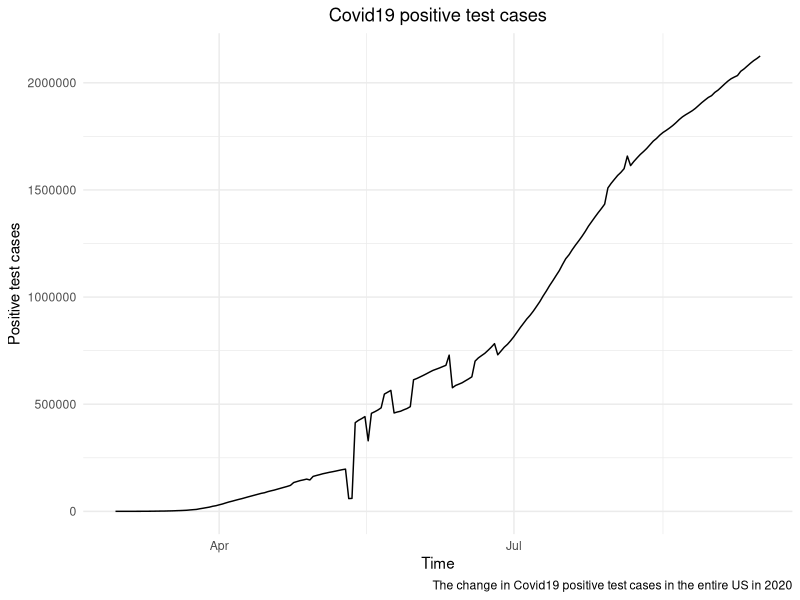
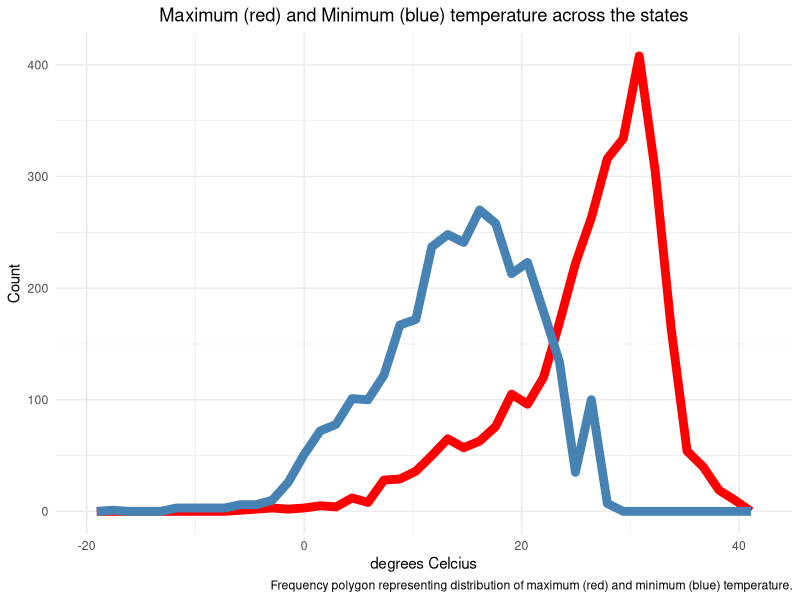
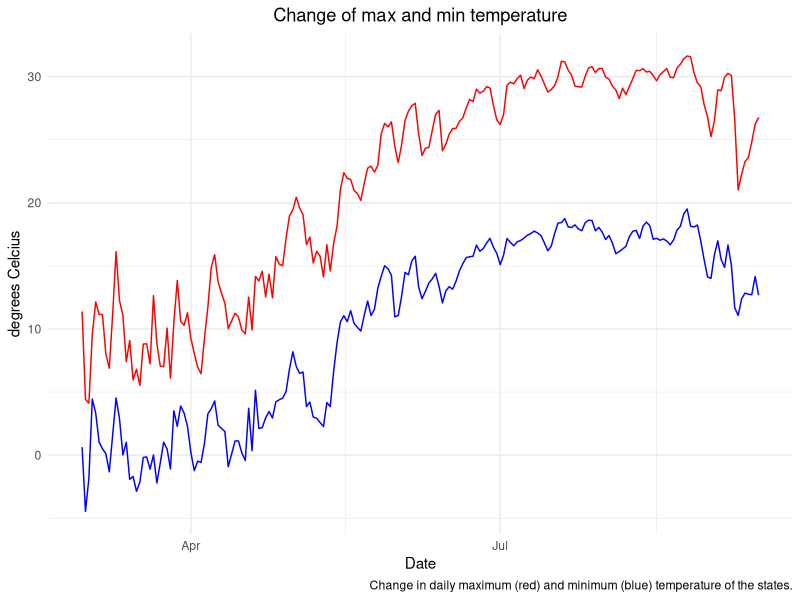
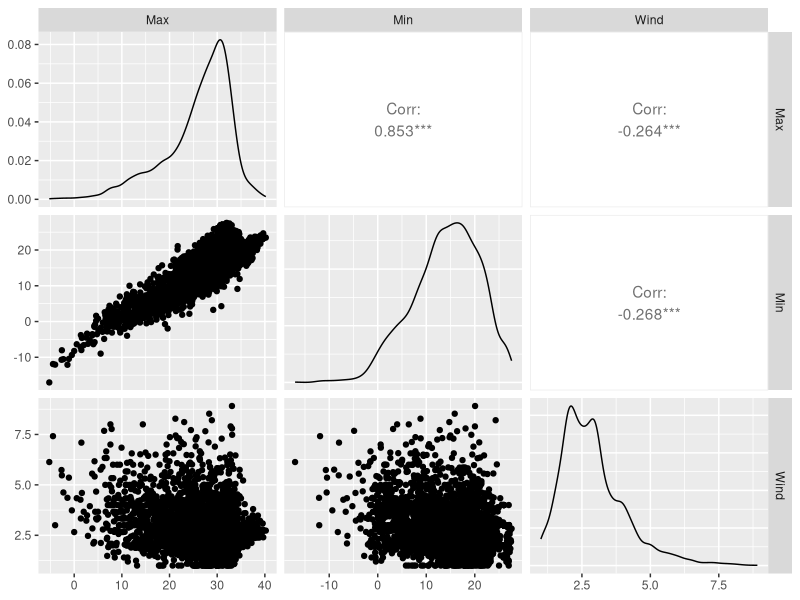
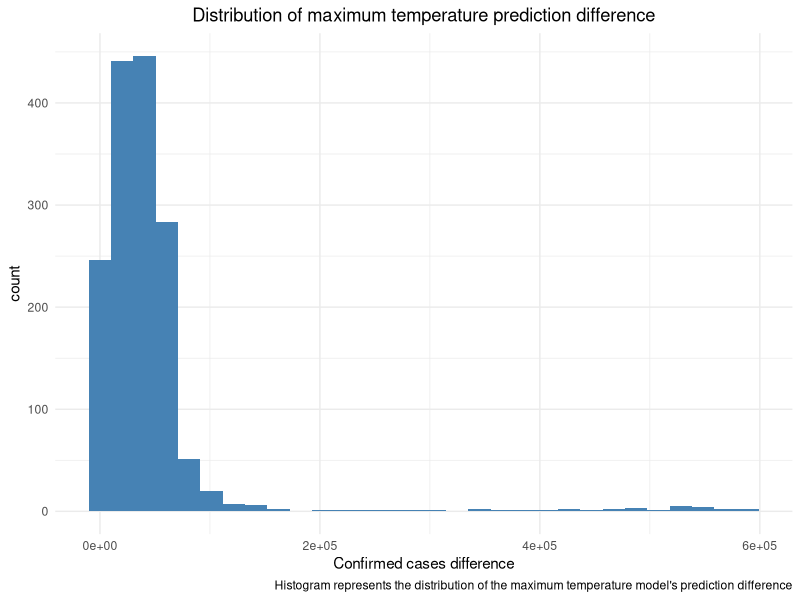
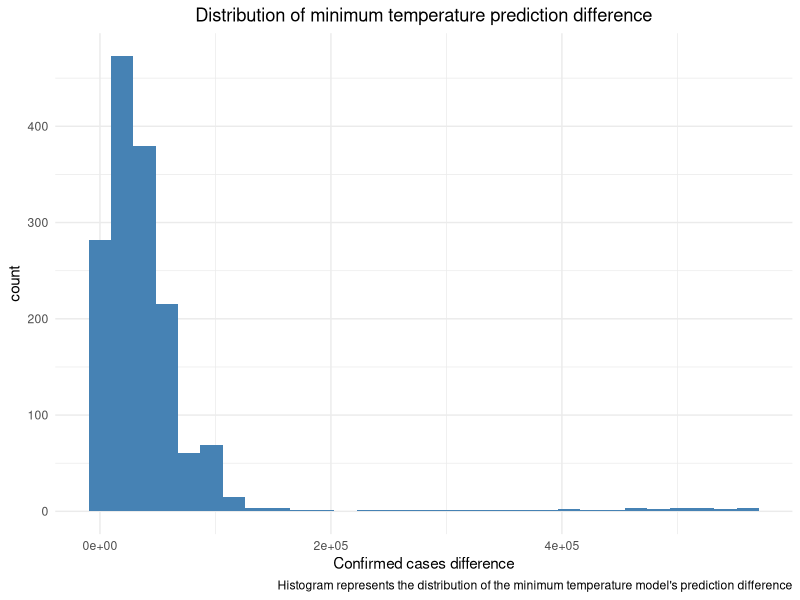
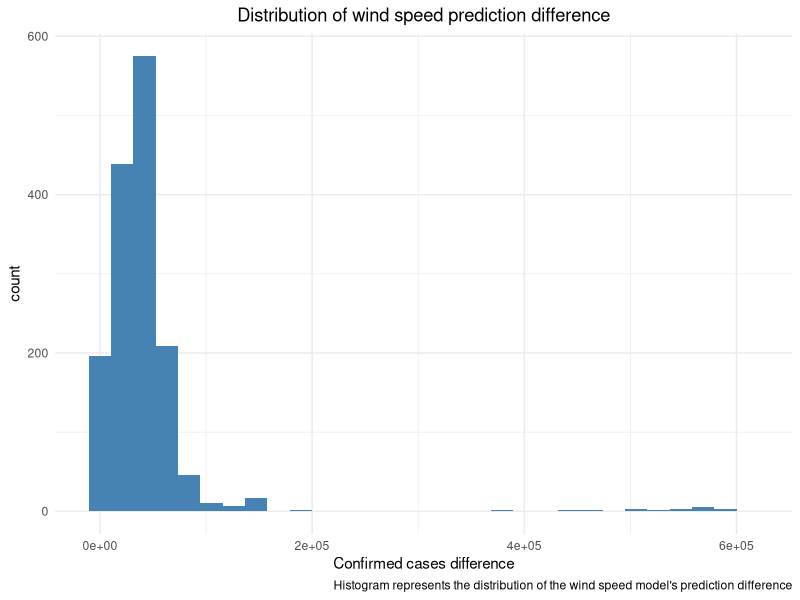

These charts were generated, in order, by the following R code:
## ---- chunk 1
library(tidyverse)
library(knitr)
library(GGally)
library(stringi)
## ---- chunk 2
Covid19Data <- read.csv('Covid-19-All-State-History.csv')
maxTempData <- read.csv('./csv/tMax_US.csv')
minTempData <- read.csv('./csv/tMin_US.csv')
windData <- read.csv('./csv/wind_US.csv')
stateData <- read.csv('./csv/states.csv')
## ---- chunk 3
Covid19Data <- Covid19Data %>%
  
  # Select the wanted variables:
  select(date, state, positiveCasesViral, totalTestsPeopleViral) %>%
  
  # Remove incomplete observations:
  na.omit()
  
# Aggregate monthly sum positive case of each state:
SumPositiveCase <- aggregate(Covid19Data$positiveCasesViral, by=list(state=Covid19Data$state, date = Covid19Data$date), FUN=sum) %>% rename(positiveCaseViral = x)

# Aggregate monthly sum tests of each state:
SumTests <- aggregate(Covid19Data$totalTestsPeopleViral, by=list(state=Covid19Data$state, date = Covid19Data$date), FUN=sum) %>% rename(totalTestsPeopleViral = x)

# Merge the two together:
Covid19SumData <- merge(SumPositiveCase, SumTests, by=c("state", "date"))


kable(head(Covid19SumData, n=20))
## ---- chunk 4
# Calculate the mean maximum daily temperature.
maxTempbyProv <- aggregate(maxTempData[12:269] , by=list(province=maxTempData$Province_State), FUN=mean)


# Select just the state and the mean maximum daily temperature of states.
maxTempbyProv <- maxTempbyProv %>% select(province, starts_with("X"))

# Define function to transpose a state's daily temperature data.
transposeMaxState <- function(stateName){
  df <- maxTempbyProv %>% filter(province == as.character(stateName)) %>%
    select(starts_with("X")) %>%
    t() %>%
    as.data.frame()
  df <- df %>% 
    mutate(unformatedDate = substr(rownames(df), start=2, stop=8)) %>% 
    mutate(province = stateName) %>% rename(Max = V1) %>% 
    mutate(date = as.Date.character(unformatedDate, format="%m.%d.%y")) %>%
    select(!unformatedDate)
  return(df)
}

# Define function to bind all the transposed data.
bindStates <- function(){
  bindDf <- data.frame()
  for (state in maxTempbyProv$province){
    tempDf <- transposeMaxState(state)
    bindDf <- rbind(bindDf, tempDf)
  }
  return(bindDf)
}

# Transposed maximum temperature data
maxTempbyProvTransposed <- bindStates()

#Display the first 10 value of the new data set.
kable(head(maxTempbyProvTransposed, n=20))
## ---- chunk 5
#Calculate the mean minimum daily temperature of a state.
minTempbyProv <- aggregate(minTempData[12:269] , by=list(province=minTempData$Province_State), FUN=mean)

# Select just the state and the mean maximum daily temperature of states.
minTempbyProv <- minTempbyProv %>% select(province, starts_with("X"))

# Define function to transpose a state's temperature per month data.
transposeMinState <- function(stateName){
  df <- minTempbyProv %>% filter(province == as.character(stateName)) %>%
    select(starts_with("X")) %>%
    t() %>%
    as.data.frame()
  df <- df %>% 
    mutate(unformatedDate = substr(rownames(df), start=2, stop=8)) %>% 
    mutate(province = stateName) %>% rename(Min = V1) %>% 
    mutate(date = as.Date.character(unformatedDate, format="%m.%d.%y")) %>%
    select(!unformatedDate)
  return(df)
}

# Define function to bind all the transposed data.
bindStates <- function(){
  bindDf <- data.frame()
  for (state in minTempbyProv$province){
    tempDf <- transposeMinState(state)
    bindDf <- rbind(bindDf, tempDf)
  }
  return(bindDf)
}

# Transposed maximum temperature data
minTempbyProvTransposed <- bindStates()

#Display the first 10 value of the new data set.
kable(head(minTempbyProvTransposed, n=20))
## ---- chunk 6
#Filter out invalid values:
windDataFiltered <- windData %>% filter_at(vars(starts_with("X")), all_vars(. > 0))

#Calculate the mean minimum daily wind speed of a state.
windByProv <- aggregate(windDataFiltered[12:269] , by=list(province=windDataFiltered$Province_State), FUN=mean)

# Select just the state and the mean maximum daily wind speed of states.
windByProv <- windByProv %>% select(province, starts_with("X"))

# Define function to transpose a state's temperature per month data.
transposeWinState <- function(stateName){
  df <- windByProv %>% filter(province == as.character(stateName)) %>%
    select(starts_with("X")) %>%
    t() %>%
    as.data.frame()
  df <- df %>% 
    mutate(unformatedDate = substr(rownames(df), start=2, stop=8)) %>% 
    mutate(province = stateName) %>% rename(Wind = V1) %>% 
    mutate(date = as.Date.character(unformatedDate, format="%m.%d.%y")) %>%
    select(!unformatedDate)
  return(df)
}

# Define function to bind all the transposed data.
bindStates <- function(){
  bindDf <- data.frame()
  for (state in windByProv$province){
    tempDf <- transposeWinState(state)
    bindDf <- rbind(bindDf, tempDf)
  }
  return(bindDf)
}

# Transposed maximum temperature data
windByProvTransposed <- bindStates()

#Display the first 10 value of the new data set.
kable(head(windByProvTransposed, n=20))
## ---- chunk 7
# Merge the max and min temperature into one data set.
TempByProv <- merge(maxTempbyProvTransposed, minTempbyProvTransposed, by = c("province", "date"))
ClimateByProv <- merge(TempByProv, windByProvTransposed, by = c("province", "date"))
# Display the first 10 values of the merged temperature data set.
options(digits = 3)
kable(head(ClimateByProv, n = 10))
## ---- chunk 8
ClimateByState <- merge(ClimateByProv, stateData, by=c("province"))
Covid19Climate <- merge(ClimateByState, Covid19SumData, by=c("state", "date"))

# Display the first 10 values of the merged temperature data set.
options(digits = 3)
kable(head(Covid19Climate, n = 10))
## ---- chunk 9
#Aggregate monthly sum test of entire US:
Covid19SumPos <- aggregate(Covid19Climate$positiveCaseViral, by=list(date = Covid19Climate$date), FUN=sum) %>% rename(positiveCaseViral = x)

#Plot
ggplot(Covid19SumPos, aes(date, positiveCaseViral)) + 
  geom_line() +
  labs(
    title="Covid19 positive test cases",
    caption='The change in Covid19 positive test cases in the entire US in 2020',
    x="Time",
    y="Positive test cases") + 
  theme_minimal() + 
  theme(plot.title = element_text(hjust = 0.5))
## ---- chunk 10
ggplot(Covid19Climate) + 
  geom_freqpoly(bins = 40, aes(Max), color="red", size=3) +
  geom_freqpoly(bins = 40, aes(Min), color="steelblue", size=3) +
  labs(title="Maximum (red) and Minimum (blue) temperature across the states",
    caption="Frequency polygon representing distribution of maximum (red) and minimum (blue) temperature.",
    x="degrees Celcius",
    y="Count") + 
  theme_minimal() + 
  theme(plot.title = element_text(hjust = 0.5))
## ---- chunk 11
#Calculate daily mean maximum temperature across all state.
Covid19MaxTemp <- aggregate(Covid19Climate$Max, by=list(date=Covid19Climate$date), FUN=mean) %>%
  rename(Max = x)

#Calculate daily mean minimum temperature across all state.
Covid19MinTemp <- aggregate(Covid19Climate$Min, by=list(date=Covid19Climate$date), FUN=mean) %>%
  rename(Min = x)

#Merge the two to create a data frame of daily mean minimum, maximum temperaturea across all states.
Covid19DailyTemp <- merge(Covid19MaxTemp, Covid19MinTemp, by="date")

ggplot(Covid19DailyTemp) + 
  geom_line(aes(date, Max), color="red") +
  geom_line(aes(date, Min), color="blue") +
  labs(
    title="Change of max and min temperature", 
    caption="Change in daily maximum (red) and minimum (blue) temperature of the states.",
    x="Date",
    y="degrees Celcius") + 
  theme_minimal() + 
  theme(plot.title = element_text(hjust = 0.5))
## ---- chunk 12
ggpairs(Covid19Climate, columns=c("Max", "Min", "Wind"))
## ---- chunk 13
cor.test(Covid19Climate$Min, Covid19Climate$positiveCaseViral, method = "pearson")
cor.test(Covid19Climate$Max, Covid19Climate$positiveCaseViral, method = "pearson")
cor.test(Covid19Climate$Wind, Covid19Climate$positiveCaseViral, method = "pearson")
## ---- chunk 14
train_test <- split(Covid19Climate, sample(0:107, size=2, replace=F))
test <- as.data.frame(train_test[2])
train <- as.data.frame(train_test[1])
colnames(test) <- colnames(Covid19Climate)
colnames(train) <- colnames(Covid19Climate)

maxTempModel <- lm(positiveCaseViral ~ Max, data=Covid19Climate)
minTempModel <- lm(positiveCaseViral ~ Min, data=Covid19Climate)
WindModel <- lm(positiveCaseViral ~ Wind, data=Covid19Climate)

summary(maxTempModel)
summary(minTempModel)
summary(WindModel)
## ---- chunk 15
test <- test %>%
  mutate(predictionWindDiff =  abs(positiveCaseViral - predict(WindModel, test))) %>%
  mutate(predictionMinDiff =  abs(positiveCaseViral - predict(minTempModel, test))) %>%
  mutate(predictionMaxDiff =  abs(positiveCaseViral - predict(maxTempModel, test)))
## ---- chunk 16
ggplot(test, aes(test$predictionMaxDiff)) + 
  geom_histogram(fill="steelblue") +
  labs(
    title="Distribution of maximum temperature prediction difference",
    caption="Histogram represents the distribution of the maximum temperature model's prediction difference",
    x="Confirmed cases difference") +
  theme_minimal() + 
  theme(plot.title = element_text(hjust = 0.5))

ggplot(test, aes(test$predictionMinDiff)) + 
  geom_histogram(fill="steelblue") +
  labs(
    title="Distribution of minimum temperature prediction difference",
    caption="Histogram represents the distribution of the minimum temperature model's prediction difference",
    x="Confirmed cases difference") +
  theme_minimal() + 
  theme(plot.title = element_text(hjust = 0.5))

ggplot(test, aes(test$predictionWindDiff)) + 
  geom_histogram(fill="steelblue") +
  labs(
    title="Distribution of wind speed prediction difference",
    caption="Histogram represents the distribution of the wind speed model's prediction difference",
    x="Confirmed cases difference") +
  theme_minimal() + 
  theme(plot.title = element_text(hjust = 0.5))
